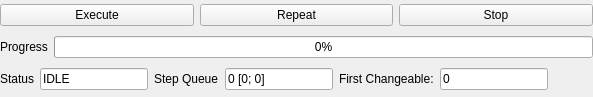
<?xml version="1.0" encoding="UTF-8"?>
<ui version="4.0">
 <class>Form</class>
 <widget class="QWidget" name="Form">
  <property name="geometry">
   <rect>
    <x>0</x>
    <y>0</y>
    <width>593</width>
    <height>97</height>
   </rect>
  </property>
  <property name="windowTitle">
   <string>Form</string>
  </property>
  <layout class="QVBoxLayout" name="verticalLayout">
   <property name="margin">
    <number>0</number>
   </property>
   <item>
    <layout class="QHBoxLayout" name="horizontalLayout">
     <item>
      <widget class="QPushButton" name="executePushButton">
       <property name="text">
        <string>Execute</string>
       </property>
      </widget>
     </item>
     <item>
      <widget class="QPushButton" name="repeatPushButton">
       <property name="text">
        <string>Repeat</string>
       </property>
      </widget>
     </item>
     <item>
      <widget class="QPushButton" name="stopPushButton">
       <property name="text">
        <string>Stop</string>
       </property>
      </widget>
     </item>
    </layout>
   </item>
   <item>
    <layout class="QHBoxLayout" name="horizontalLayout_2">
     <item>
      <widget class="QLabel" name="progressLabel">
       <property name="text">
        <string>Progress</string>
       </property>
      </widget>
     </item>
     <item>
      <widget class="QProgressBar" name="executionProgressBar">
       <property name="value">
        <number>0</number>
       </property>
      </widget>
     </item>
    </layout>
   </item>
   <item>
    <layout class="QHBoxLayout" name="horizontalLayout_3">
     <item>
      <widget class="QLabel" name="statusLabel">
       <property name="text">
        <string>Status</string>
       </property>
      </widget>
     </item>
     <item>
      <widget class="QLineEdit" name="statusLineEdit">
       <property name="focusPolicy">
        <enum>Qt::NoFocus</enum>
       </property>
       <property name="text">
        <string>IDLE</string>
       </property>
       <property name="readOnly">
        <bool>true</bool>
       </property>
       <property name="placeholderText">
        <string>IDLE</string>
       </property>
      </widget>
     </item>
     <item>
      <widget class="QLabel" name="stepQueueLabel">
       <property name="text">
        <string>Step Queue</string>
       </property>
      </widget>
     </item>
     <item>
      <widget class="QLineEdit" name="stepQueueLineEdit">
       <property name="enabled">
        <bool>true</bool>
       </property>
       <property name="sizePolicy">
        <sizepolicy hsizetype="Minimum" vsizetype="Fixed">
         <horstretch>0</horstretch>
         <verstretch>0</verstretch>
        </sizepolicy>
       </property>
       <property name="focusPolicy">
        <enum>Qt::NoFocus</enum>
       </property>
       <property name="toolTip">
        <string/>
       </property>
       <property name="statusTip">
        <string/>
       </property>
       <property name="whatsThis">
        <string/>
       </property>
       <property name="text">
        <string>0 [0; 0]</string>
       </property>
       <property name="readOnly">
        <bool>true</bool>
       </property>
       <property name="placeholderText">
        <string>0</string>
       </property>
      </widget>
     </item>
     <item>
      <widget class="QLabel" name="firstChangeableLabel">
       <property name="text">
        <string>First Changeable:</string>
       </property>
      </widget>
     </item>
     <item>
      <widget class="QLineEdit" name="firstChangeableLineEdit">
       <property name="sizePolicy">
        <sizepolicy hsizetype="Minimum" vsizetype="Fixed">
         <horstretch>0</horstretch>
         <verstretch>0</verstretch>
        </sizepolicy>
       </property>
       <property name="focusPolicy">
        <enum>Qt::NoFocus</enum>
       </property>
       <property name="toolTip">
        <string extracomment="Step index of first step in queue which can still be changed."/>
       </property>
       <property name="statusTip">
        <string extracomment="Step index of first step in queue which can still be changed."/>
       </property>
       <property name="whatsThis">
        <string extracomment="Step index of first step in queue which can still be changed."/>
       </property>
       <property name="text">
        <string>0</string>
       </property>
       <property name="readOnly">
        <bool>true</bool>
       </property>
       <property name="placeholderText">
        <string>0</string>
       </property>
      </widget>
     </item>
     <item>
      <spacer name="horizontalSpacer">
       <property name="orientation">
        <enum>Qt::Horizontal</enum>
       </property>
       <property name="sizeHint" stdset="0">
        <size>
         <width>40</width>
         <height>20</height>
        </size>
       </property>
      </spacer>
     </item>
    </layout>
   </item>
  </layout>
 </widget>
 <resources/>
 <connections/>
</ui>
